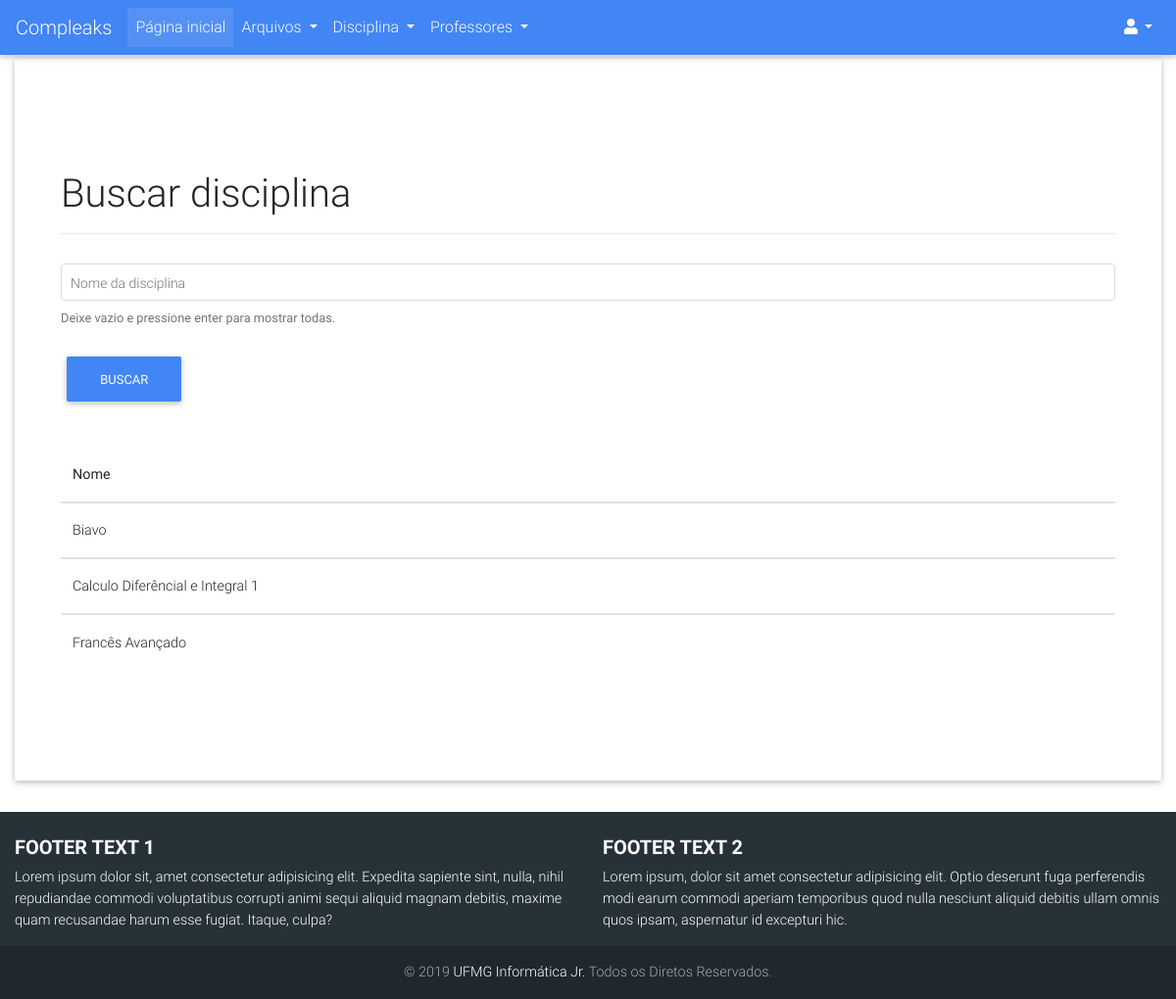
/disciplinas/listar, run on an earlier commit of the app's database.
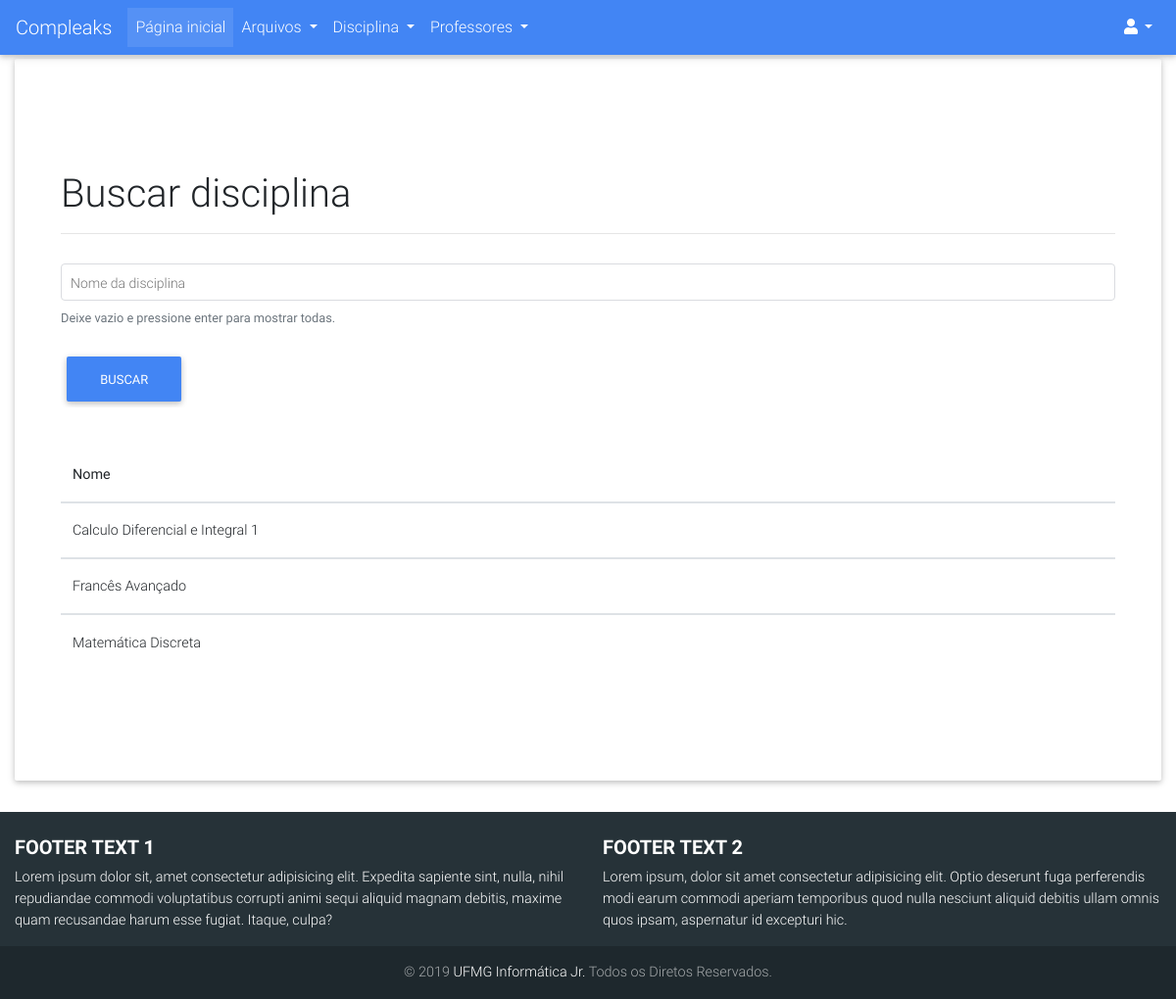
And on a later commit of the database.
### compleaks/disciplinas/models.py (models this page shows, shortened)
class Disciplina(db.Model):
	__tablename__ = 'disciplinas'
	id = db.Column(db.Integer, primary_key=True)
	nome = db.Column(db.String, unique=True)
	data_criacao = db.Column(db.DateTime, default=datetime.now())
	ativado = db.Column(db.Boolean)
	data_deletado = db.Column(db.DateTime, nullable=True)
	id_deletor = db.Column(db.Integer, nullable=True)
	id_criador = db.Column(db.Integer, nullable=True)
	motivo_delete = db.Column(db.String(120), nullable=True)
	arquivos = db.relationship('Arquivo', backref='disciplina', lazy=True)

### compleaks/disciplinas/views.py (the view)
@disciplinas.route('/listar', methods=['POST', 'GET'])
def listar():
	form_excluir = ExcluirDisciplinaForm()
	form_editar = EditarDisciplinaForm()
	form_buscar = BuscarDisciplinaForm()
	form_login = LoginForm()
	disciplinadb = Disciplina.query.order_by(Disciplina.nome.asc())
	return render_template('listar_disciplina.html',disciplinadb=disciplinadb, form_login=form_login,
							form_buscar=form_buscar, form_editar=form_editar, form_excluir=form_excluir)

### compleaks/disciplinas/forms.py
class ExcluirDisciplinaForm(FlaskForm):
    motivo = StringField("Motivo da exclusão por favor:")
    submit = SubmitField("Excluir")

class EditarDisciplinaForm(FlaskForm):
    novo_nome = StringField("Novo nome:", validators=[DataRequired()])
    submit = SubmitField("Editar")

### compleaks/disciplinas/templates/disciplinas/listar_disciplina.html (shortened to what the changed rows need)
{% extends "base.html" %}
{% block content %}
  {% if current_user.is_admin %}
    <div>
        <form class="form-group" action="{{ url_for('disciplinas.buscar') }}" method="POST">
            <div class="page-header" style="margin-bottom: 30px;">
                <h1>Buscar disciplina</h1>
                <hr/>
            </div>
            {{ form_buscar.hidden_tag() }}
            <div class="md-form md-outline">
                {{form_buscar.nome(id="inputIconEx1", class="form-control")}}
                <label for="inputIconEx1">Nome da disciplina</label>
                <small id="emailHelp2" class="form-text text-muted">Deixe vazio e pressione enter para mostrar todas.</small>
            </div>
            {{ form_buscar.submit(class="btn btn-primary") }}
        </form>
    </div>
    <br>
    {% if busca %}
        {% if existe_disciplina %}
        {% else %}
            <h2>Sem resultados para busca</h2>
            <br>
        {% endif %}
    {% endif %}
    <table class="table" >
        <h2>Disciplinas</h2>
        <thead>
            <tr>
              <th>ID</th>
              <th>Nome</th>
              <th>Ação</th>
            </tr>
        </thead>
        {% for disciplina in disciplinadb %}
            <tbody>
                <tr>
                    {% if not disciplina.ativado %}
                        <article color="red">
                            <td>{{ disciplina.id }}</td>
                            <td>{{ disciplina.nome }}</td>
                            <td><button type="button" class="btn btn-danger" data-toggle="modal"  data-target="#redefinir{{disciplina.id}}" >Redefinir</button></td>
                        </article>
                    {% else %}
                        <td>{{ disciplina.id }}</td>
                        <td>{{ disciplina.nome }}</td>
                        <td>
                            <a data-dismiss="modal" data-toggle="modal" data-target="#editar{{disciplina.id}}"><img class="img-responsive delete" data-toggle="tooltip" data-placement="top" title="Editar" src="{{url_for('static', filename='images/icones/padrao/editar.svg')}}" alt="Editar"/></a>
                            <a data-dismiss="modal" data-toggle="modal" data-target="#excluir{{disciplina.id}}"><img class="img-responsive delete icone" data-toggle="tooltip" data-placement="top" title="Excluir" src="{{url_for('static', filename='images/icones/padrao/delete_arquivo.svg')}}" alt="Excluir"/></a>
                        </td>
                    {% endif %}
                </tr>
            </tbody>
            <div class="modal fade" tabindex="-1" role="dialog" id="redefinir{{disciplina.id}}">
                <div class="modal-dialog" role="document">
                    <div class="modal-content">
                        <div class="modal-header">
                            <h5 class="modal-title">Redefinir disciplina?</h5>
                            <button type="button" class="close" data-dismiss="modal" aria-label="Close">
                            <span aria-hidden="true">&times;</span>
                            </button>
                        </div>
                        <div class="modal-body">
                            <p>Você tem certeza que deseja redefinir essa disciplina?</p>
                            <br/>
                            <h6 class="modal-title">Dados de Cadastro</h6>
                            <p>  Nome: {{ disciplina.nome }} </p>
                            <br/>
                            <h6 class="modal-title">Dados de Exclusão</h6>
                            <p> Id do usuário que excluiu: {{ disciplina.id_deletor }} </p>
                            {% if disciplina.motivo_delete %}
                                <p> Motivo da Exclusão: {{ disciplina.motivo_delete }} </p>
                            {% else %}
                                <p> Nenhum motivo de Exclusão Cadastrado </p>
                            {% endif %}
                            <br/>
                        </div>
                        <div class="modal-footer">
                            <button type="button" class="btn btn-secondary" data-dismiss="modal">Cancel</button>
                            <form id="id_form" action="{{ url_for('disciplinas.redefinir', disc_id=disciplina.id) }} " method="POST">
                                <input type="submit" value="Redefinir" for="#id_form">
                            </form>
                        </div>
                    </div>
                </div>
            </div>
            <div class="modal fade" tabindex="-1" role="dialog" id="editar{{disciplina.id}}">
                <div class="modal-dialog" role="document">
                    <div class="modal-content">
                        <div class="modal-header">
                            <h5 class="modal-title">Editar disciplina?</h5>
                            <button type="button" class="close" data-dismiss="modal" aria-label="Close">
                            <span aria-hidden="true">&times;</span>
                            </button>
                        </div>
                        <form action="{{ url_for('disciplinas.editar', disc_id=disciplina.id) }}" method="POST">
                            <div class="modal-body">
                                <p>Você tem certeza que deseja editar essa disciplina?</p>
                                <h6 class="modal-title">Dados de Cadastro</h6>
                                <p>Nome: {{ disciplina.nome }} </p>
                                <br>
                                {{ form_editar.hidden_tag() }}
                                {{form_editar.novo_nome.label}}
                                {{form_editar.novo_nome(class="form-control", value=disciplina.nome )}}
                              </div>
                            <div class="modal-footer">
                                <button type="button" class="btn btn-secondary" data-dismiss="modal">Cancelar</button>
                                {{ form_editar.submit()}}
                            </div>
                        </form>
                    </div>
                </div>
            </div>
            <div class="modal fade" tabindex="-1" role="dialog" id="excluir{{disciplina.id}}">
                <div class="modal-dialog" role="document">
                    <div class="modal-content">
                        <div class="modal-header">
                            <h5 class="modal-title">Excluir disciplina?</h5>
                            <button type="button" class="close" data-dismiss="modal" aria-label="Close">
                            <span aria-hidden="true">&times;</span>
                            </button>
                        </div>
                        <form action="{{ url_for('disciplinas.excluir', disc_id=disciplina.id) }}" method="POST">
                            <div class="modal-body">
                                <p>Você tem certeza que deseja excluir essa disciplina?</p>
                                <h6 class="modal-title">Dados de Cadastro</h6>
                                <p>  Nome: {{ disciplina.nome }} </p>
                                <br>
                                <h6 class="modal-title">Motivo da exclusão</h6>
                                {{ form_excluir.hidden_tag() }}
                                {{ form_excluir.motivo.label}}
                                {{ form_excluir.motivo(class="form-control", placeholder="Digite o motivo aqui") }}
                            </div>
                            <div class="modal-footer">
                                <button type="button" class="btn btn-secondary" data-dismiss="modal">Cancelar</button>
                                {{ form_excluir.submit() }}
                            </div>
                        </form>
                    </div>
                </div>
            </div>
        {% endfor %}
    </table>
    {% else %}
    <div>
        <form class="form-group" action="{{ url_for('disciplinas.buscar') }}" method="POST">
            <div class="page-header" style="margin-bottom: 30px;">
                <h1>Buscar disciplina</h1>
            </div>
        </form>
    </div>
    <br>
    <table class="table" >
        <thead>
            <tr>
                <th>Nome</th>
            </tr>
        </thead>
        {% for disciplina in disciplinadb %}
            {% if disciplina.ativado %}
                <tbody>
                    <tr>
                        <td>{{ disciplina.nome }}</td>
                    </tr>
                </tbody>
            {% endif %}
        {% endfor %}
    </table>
  {% endif %}
{% endblock %}

What changed in the data, as far as the page shows it:
changed Disciplina: nome "Calculo Diferêncial e Integral 1" → "Calculo Diferencial e Integral 1"
changed Disciplina: nome "Biavo" → "Matemática Discreta"; moves down the list
